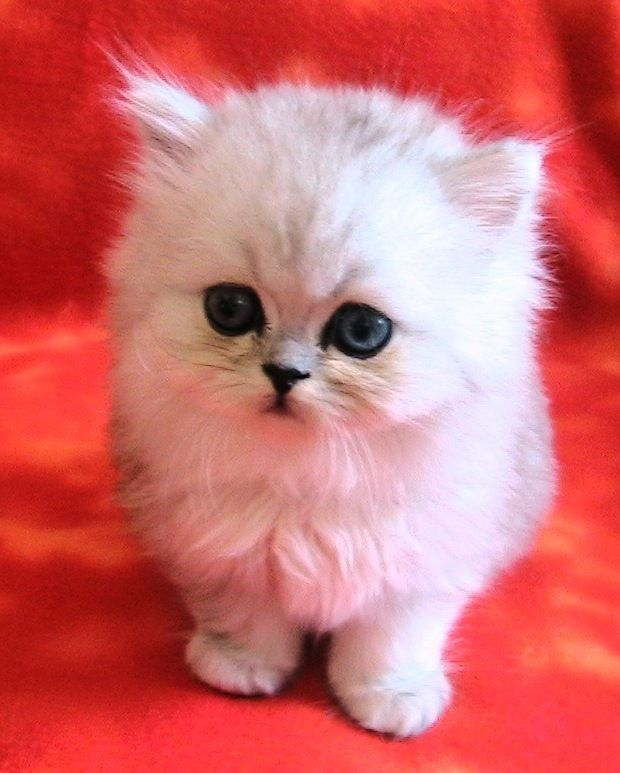
#> input picture pictures/cat.jpg, 620 x 773 px
$ python masking.py
#> lines starting #> are read from the running program, lines starting #| are printed output that depends on the picture; after the words box and inside, x2 and y2 are one past the last pixel; in counts of white or black regions, pixels touching at a corner belong together
import cv2 as cv
import numpy as np

img = cv.imread('pictures/cat.jpg')
#> img is the input picture: shape (773, 620, 3); mean B, G, R 109.5, 107.7, 210.6
cv.imshow('cats', img)

blank = np.zeros(img.shape[:2], dtype='uint8')
cv.imshow('Blank image', blank)

mask = cv.circle(blank, (img.shape[1]//2, img.shape[0]//2), 200, 255, -1)
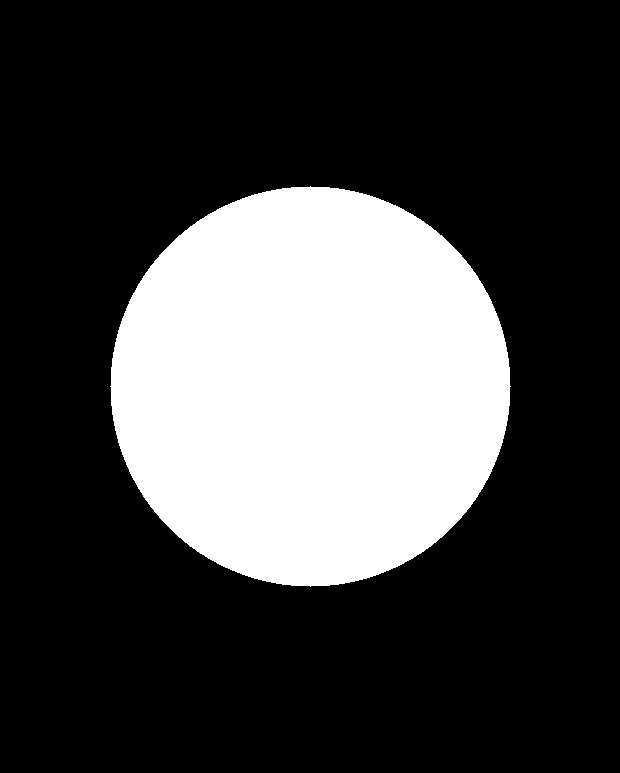
#> blank: shape (773, 620); 26.2% white; 1 white region, box (x1, y1, x2, y2) and area: (110, 186, 511, 587) 125629
cv.imshow('mask', mask)


masked = cv.bitwise_and(src1=img, src2=img, mask=mask)
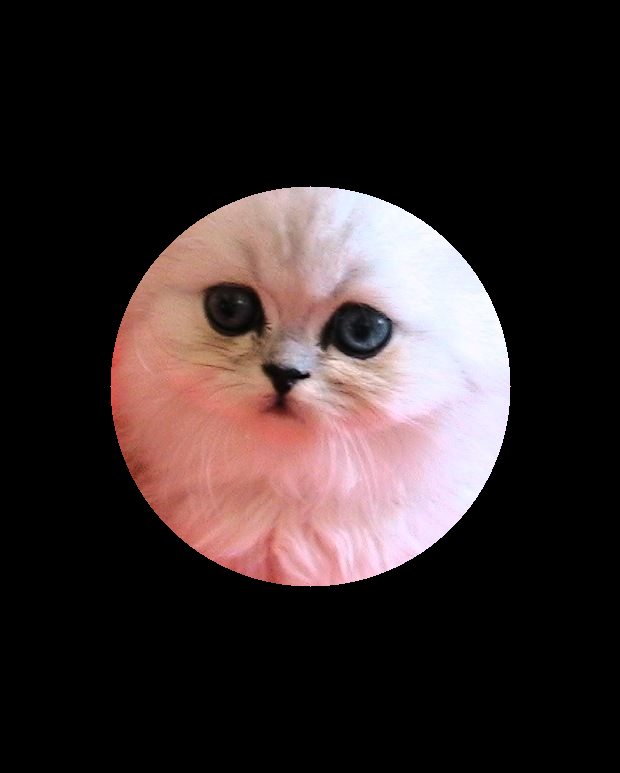
#> masked: shape (773, 620, 3); mean B, G, R 42.3, 42.3, 53.4
cv.imshow('masked image', masked)


cv.waitKey(0)
